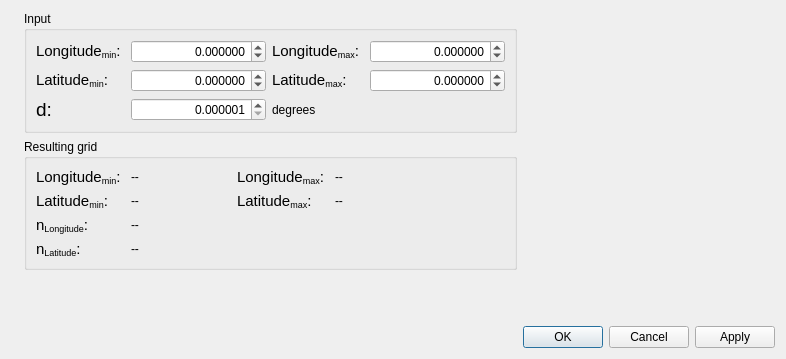
<?xml version="1.0" encoding="UTF-8"?>
<ui version="4.0">
 <class>GridCreatingConditionRectangularRegionLonLatSettingDialog</class>
 <widget class="QDialog" name="GridCreatingConditionRectangularRegionLonLatSettingDialog">
  <property name="geometry">
   <rect>
    <x>0</x>
    <y>0</y>
    <width>786</width>
    <height>359</height>
   </rect>
  </property>
  <property name="windowTitle">
   <string>Grid Creation</string>
  </property>
  <layout class="QVBoxLayout" name="verticalLayout_2">
   <item>
    <layout class="QHBoxLayout" name="horizontalLayout_3">
     <item>
      <widget class="QLabel" name="imageLabel">
       <property name="text">
        <string/>
       </property>
       <property name="pixmap">
        <pixmap resource="rectangularregionlonlat.qrc">:/libs/gridcreatingcondition/rectangularregionlonlat/images/imgGridCreationRectangularLonLat.png</pixmap>
       </property>
      </widget>
     </item>
     <item>
      <layout class="QVBoxLayout" name="verticalLayout">
       <item>
        <widget class="QGroupBox" name="editGroupBox">
         <property name="title">
          <string>Input</string>
         </property>
         <layout class="QGridLayout" name="gridLayout_3" columnstretch="0,1,0,1">
          <item row="0" column="0">
           <widget class="QLabel" name="xMinLabel">
            <property name="text">
             <string notr="true">&lt;!DOCTYPE HTML PUBLIC &quot;-//W3C//DTD HTML 4.0//EN&quot; &quot;http://www.w3.org/TR/REC-html40/strict.dtd&quot;&gt;
&lt;html&gt;&lt;head&gt;&lt;meta name=&quot;qrichtext&quot; content=&quot;1&quot; /&gt;&lt;style type=&quot;text/css&quot;&gt;
p, li { white-space: pre-wrap; }
&lt;/style&gt;&lt;/head&gt;&lt;body style=&quot; font-family:'MS UI Gothic'; font-size:9pt; font-weight:400; font-style:normal;&quot;&gt;
&lt;p style=&quot; margin-top:0px; margin-bottom:0px; margin-left:0px; margin-right:0px; -qt-block-indent:0; text-indent:0px;&quot;&gt;&lt;span style=&quot; font-size:11pt;&quot;&gt;Longitude&lt;/span&gt;&lt;span style=&quot; font-size:11pt; vertical-align:sub;&quot;&gt;min&lt;/span&gt;&lt;span style=&quot; font-size:11pt;&quot;&gt;: &lt;/span&gt;&lt;/p&gt;&lt;/body&gt;&lt;/html&gt;</string>
            </property>
           </widget>
          </item>
          <item row="0" column="1">
           <widget class="QDoubleSpinBox" name="xMinSpinBox">
            <property name="minimumSize">
             <size>
              <width>100</width>
              <height>0</height>
             </size>
            </property>
            <property name="alignment">
             <set>Qt::AlignRight|Qt::AlignTrailing|Qt::AlignVCenter</set>
            </property>
            <property name="decimals">
             <number>6</number>
            </property>
            <property name="minimum">
             <double>-360.000000000000000</double>
            </property>
            <property name="maximum">
             <double>360.000000000000000</double>
            </property>
           </widget>
          </item>
          <item row="0" column="2">
           <widget class="QLabel" name="xMaxLabel">
            <property name="text">
             <string notr="true">&lt;!DOCTYPE HTML PUBLIC &quot;-//W3C//DTD HTML 4.0//EN&quot; &quot;http://www.w3.org/TR/REC-html40/strict.dtd&quot;&gt;
&lt;html&gt;&lt;head&gt;&lt;meta name=&quot;qrichtext&quot; content=&quot;1&quot; /&gt;&lt;style type=&quot;text/css&quot;&gt;
p, li { white-space: pre-wrap; }
&lt;/style&gt;&lt;/head&gt;&lt;body style=&quot; font-family:'MS UI Gothic'; font-size:9pt; font-weight:400; font-style:normal;&quot;&gt;
&lt;p style=&quot; margin-top:0px; margin-bottom:0px; margin-left:0px; margin-right:0px; -qt-block-indent:0; text-indent:0px;&quot;&gt;&lt;span style=&quot; font-size:11pt;&quot;&gt;Longitude&lt;/span&gt;&lt;span style=&quot; font-size:11pt; vertical-align:sub;&quot;&gt;max&lt;/span&gt;&lt;span style=&quot; font-size:11pt;&quot;&gt;: &lt;/span&gt;&lt;/p&gt;&lt;/body&gt;&lt;/html&gt;</string>
            </property>
           </widget>
          </item>
          <item row="0" column="3">
           <widget class="QDoubleSpinBox" name="xMaxSpinBox">
            <property name="minimumSize">
             <size>
              <width>100</width>
              <height>0</height>
             </size>
            </property>
            <property name="alignment">
             <set>Qt::AlignRight|Qt::AlignTrailing|Qt::AlignVCenter</set>
            </property>
            <property name="decimals">
             <number>6</number>
            </property>
            <property name="minimum">
             <double>-360.000000000000000</double>
            </property>
            <property name="maximum">
             <double>360.000000000000000</double>
            </property>
           </widget>
          </item>
          <item row="1" column="0">
           <widget class="QLabel" name="yMinLabel">
            <property name="text">
             <string notr="true">&lt;!DOCTYPE HTML PUBLIC &quot;-//W3C//DTD HTML 4.0//EN&quot; &quot;http://www.w3.org/TR/REC-html40/strict.dtd&quot;&gt;
&lt;html&gt;&lt;head&gt;&lt;meta name=&quot;qrichtext&quot; content=&quot;1&quot; /&gt;&lt;style type=&quot;text/css&quot;&gt;
p, li { white-space: pre-wrap; }
&lt;/style&gt;&lt;/head&gt;&lt;body style=&quot; font-family:'MS UI Gothic'; font-size:9pt; font-weight:400; font-style:normal;&quot;&gt;
&lt;p style=&quot; margin-top:0px; margin-bottom:0px; margin-left:0px; margin-right:0px; -qt-block-indent:0; text-indent:0px;&quot;&gt;&lt;span style=&quot; font-size:11pt;&quot;&gt;Latitude&lt;/span&gt;&lt;span style=&quot; font-size:11pt; vertical-align:sub;&quot;&gt;min&lt;/span&gt;&lt;span style=&quot; font-size:11pt;&quot;&gt;: &lt;/span&gt;&lt;/p&gt;&lt;/body&gt;&lt;/html&gt;</string>
            </property>
           </widget>
          </item>
          <item row="1" column="1">
           <widget class="QDoubleSpinBox" name="yMinSpinBox">
            <property name="minimumSize">
             <size>
              <width>100</width>
              <height>0</height>
             </size>
            </property>
            <property name="alignment">
             <set>Qt::AlignRight|Qt::AlignTrailing|Qt::AlignVCenter</set>
            </property>
            <property name="decimals">
             <number>6</number>
            </property>
            <property name="minimum">
             <double>-180.000000000000000</double>
            </property>
            <property name="maximum">
             <double>180.000000000000000</double>
            </property>
           </widget>
          </item>
          <item row="1" column="2">
           <widget class="QLabel" name="yMaxLabel">
            <property name="text">
             <string notr="true">&lt;!DOCTYPE HTML PUBLIC &quot;-//W3C//DTD HTML 4.0//EN&quot; &quot;http://www.w3.org/TR/REC-html40/strict.dtd&quot;&gt;
&lt;html&gt;&lt;head&gt;&lt;meta name=&quot;qrichtext&quot; content=&quot;1&quot; /&gt;&lt;style type=&quot;text/css&quot;&gt;
p, li { white-space: pre-wrap; }
&lt;/style&gt;&lt;/head&gt;&lt;body style=&quot; font-family:'MS UI Gothic'; font-size:9pt; font-weight:400; font-style:normal;&quot;&gt;
&lt;p style=&quot; margin-top:0px; margin-bottom:0px; margin-left:0px; margin-right:0px; -qt-block-indent:0; text-indent:0px;&quot;&gt;&lt;span style=&quot; font-size:11pt;&quot;&gt;Latitude&lt;/span&gt;&lt;span style=&quot; font-size:11pt; vertical-align:sub;&quot;&gt;max&lt;/span&gt;&lt;span style=&quot; font-size:11pt;&quot;&gt;: &lt;/span&gt;&lt;/p&gt;&lt;/body&gt;&lt;/html&gt;</string>
            </property>
           </widget>
          </item>
          <item row="1" column="3">
           <widget class="QDoubleSpinBox" name="yMaxSpinBox">
            <property name="minimumSize">
             <size>
              <width>100</width>
              <height>0</height>
             </size>
            </property>
            <property name="alignment">
             <set>Qt::AlignRight|Qt::AlignTrailing|Qt::AlignVCenter</set>
            </property>
            <property name="decimals">
             <number>6</number>
            </property>
            <property name="minimum">
             <double>-180.000000000000000</double>
            </property>
            <property name="maximum">
             <double>180.000000000000000</double>
            </property>
           </widget>
          </item>
          <item row="2" column="0">
           <widget class="QLabel" name="dLabel">
            <property name="minimumSize">
             <size>
              <width>60</width>
              <height>0</height>
             </size>
            </property>
            <property name="maximumSize">
             <size>
              <width>60</width>
              <height>16777215</height>
             </size>
            </property>
            <property name="text">
             <string notr="true">&lt;!DOCTYPE HTML PUBLIC &quot;-//W3C//DTD HTML 4.0//EN&quot; &quot;http://www.w3.org/TR/REC-html40/strict.dtd&quot;&gt;
&lt;html&gt;&lt;head&gt;&lt;meta name=&quot;qrichtext&quot; content=&quot;1&quot; /&gt;&lt;style type=&quot;text/css&quot;&gt;
p, li { white-space: pre-wrap; }
&lt;/style&gt;&lt;/head&gt;&lt;body style=&quot; font-family:'MS UI Gothic'; font-size:9pt; font-weight:400; font-style:normal;&quot;&gt;
&lt;p style=&quot; margin-top:0px; margin-bottom:0px; margin-left:0px; margin-right:0px; -qt-block-indent:0; text-indent:0px;&quot;&gt;&lt;span style=&quot; font-size:14pt;&quot;&gt;d: &lt;/span&gt;&lt;/p&gt;&lt;/body&gt;&lt;/html&gt;</string>
            </property>
           </widget>
          </item>
          <item row="2" column="1">
           <widget class="QDoubleSpinBox" name="stepSizeSpinBox">
            <property name="minimumSize">
             <size>
              <width>100</width>
              <height>0</height>
             </size>
            </property>
            <property name="alignment">
             <set>Qt::AlignRight|Qt::AlignTrailing|Qt::AlignVCenter</set>
            </property>
            <property name="decimals">
             <number>6</number>
            </property>
            <property name="minimum">
             <double>0.000001000000000</double>
            </property>
            <property name="maximum">
             <double>180.000000000000000</double>
            </property>
           </widget>
          </item>
          <item row="2" column="2" colspan="2">
           <layout class="QHBoxLayout" name="horizontalLayout">
            <item>
             <widget class="QLabel" name="stepSizeUnitLabel">
              <property name="text">
               <string notr="true">degrees</string>
              </property>
             </widget>
            </item>
            <item>
             <spacer name="horizontalSpacer">
              <property name="orientation">
               <enum>Qt::Horizontal</enum>
              </property>
              <property name="sizeHint" stdset="0">
               <size>
                <width>40</width>
                <height>20</height>
               </size>
              </property>
             </spacer>
            </item>
           </layout>
          </item>
         </layout>
        </widget>
       </item>
       <item>
        <widget class="QGroupBox" name="groupBox">
         <property name="title">
          <string>Resulting grid</string>
         </property>
         <layout class="QHBoxLayout" name="horizontalLayout_2">
          <item>
           <layout class="QGridLayout" name="gridLayout" rowstretch="0,0,0,0" columnstretch="0,1,0,1">
            <item row="0" column="0">
             <widget class="QLabel" name="xMinLabel_2">
              <property name="text">
               <string notr="true">&lt;!DOCTYPE HTML PUBLIC &quot;-//W3C//DTD HTML 4.0//EN&quot; &quot;http://www.w3.org/TR/REC-html40/strict.dtd&quot;&gt;
&lt;html&gt;&lt;head&gt;&lt;meta name=&quot;qrichtext&quot; content=&quot;1&quot; /&gt;&lt;style type=&quot;text/css&quot;&gt;
p, li { white-space: pre-wrap; }
&lt;/style&gt;&lt;/head&gt;&lt;body style=&quot; font-family:'MS UI Gothic'; font-size:9pt; font-weight:400; font-style:normal;&quot;&gt;
&lt;p style=&quot; margin-top:0px; margin-bottom:0px; margin-left:0px; margin-right:0px; -qt-block-indent:0; text-indent:0px;&quot;&gt;&lt;span style=&quot; font-size:11pt;&quot;&gt;Longitude&lt;/span&gt;&lt;span style=&quot; font-size:11pt; vertical-align:sub;&quot;&gt;min&lt;/span&gt;&lt;span style=&quot; font-size:11pt;&quot;&gt;: &lt;/span&gt;&lt;/p&gt;&lt;/body&gt;&lt;/html&gt;</string>
              </property>
             </widget>
            </item>
            <item row="0" column="1">
             <widget class="RealNumberDisplayLabel" name="resultXMinDisplay">
              <property name="minimumSize">
               <size>
                <width>100</width>
                <height>0</height>
               </size>
              </property>
              <property name="text">
               <string>--</string>
              </property>
             </widget>
            </item>
            <item row="0" column="2">
             <widget class="QLabel" name="xMaxLabel_2">
              <property name="text">
               <string notr="true">&lt;!DOCTYPE HTML PUBLIC &quot;-//W3C//DTD HTML 4.0//EN&quot; &quot;http://www.w3.org/TR/REC-html40/strict.dtd&quot;&gt;
&lt;html&gt;&lt;head&gt;&lt;meta name=&quot;qrichtext&quot; content=&quot;1&quot; /&gt;&lt;style type=&quot;text/css&quot;&gt;
p, li { white-space: pre-wrap; }
&lt;/style&gt;&lt;/head&gt;&lt;body style=&quot; font-family:'MS UI Gothic'; font-size:9pt; font-weight:400; font-style:normal;&quot;&gt;
&lt;p style=&quot; margin-top:0px; margin-bottom:0px; margin-left:0px; margin-right:0px; -qt-block-indent:0; text-indent:0px;&quot;&gt;&lt;span style=&quot; font-size:11pt;&quot;&gt;Longitude&lt;/span&gt;&lt;span style=&quot; font-size:11pt; vertical-align:sub;&quot;&gt;max&lt;/span&gt;&lt;span style=&quot; font-size:11pt;&quot;&gt;: &lt;/span&gt;&lt;/p&gt;&lt;/body&gt;&lt;/html&gt;</string>
              </property>
             </widget>
            </item>
            <item row="0" column="3">
             <widget class="RealNumberDisplayLabel" name="resultXMaxDisplay">
              <property name="minimumSize">
               <size>
                <width>100</width>
                <height>0</height>
               </size>
              </property>
              <property name="text">
               <string>--</string>
              </property>
             </widget>
            </item>
            <item row="1" column="0">
             <widget class="QLabel" name="yMinLabel_2">
              <property name="text">
               <string notr="true">&lt;!DOCTYPE HTML PUBLIC &quot;-//W3C//DTD HTML 4.0//EN&quot; &quot;http://www.w3.org/TR/REC-html40/strict.dtd&quot;&gt;
&lt;html&gt;&lt;head&gt;&lt;meta name=&quot;qrichtext&quot; content=&quot;1&quot; /&gt;&lt;style type=&quot;text/css&quot;&gt;
p, li { white-space: pre-wrap; }
&lt;/style&gt;&lt;/head&gt;&lt;body style=&quot; font-family:'MS UI Gothic'; font-size:9pt; font-weight:400; font-style:normal;&quot;&gt;
&lt;p style=&quot; margin-top:0px; margin-bottom:0px; margin-left:0px; margin-right:0px; -qt-block-indent:0; text-indent:0px;&quot;&gt;&lt;span style=&quot; font-size:11pt;&quot;&gt;Latitude&lt;/span&gt;&lt;span style=&quot; font-size:11pt; vertical-align:sub;&quot;&gt;min&lt;/span&gt;&lt;span style=&quot; font-size:11pt;&quot;&gt;: &lt;/span&gt;&lt;/p&gt;&lt;/body&gt;&lt;/html&gt;</string>
              </property>
             </widget>
            </item>
            <item row="1" column="1">
             <widget class="RealNumberDisplayLabel" name="resultYMinDisplay">
              <property name="text">
               <string>--</string>
              </property>
             </widget>
            </item>
            <item row="1" column="2">
             <widget class="QLabel" name="yMaxLabel_2">
              <property name="text">
               <string notr="true">&lt;!DOCTYPE HTML PUBLIC &quot;-//W3C//DTD HTML 4.0//EN&quot; &quot;http://www.w3.org/TR/REC-html40/strict.dtd&quot;&gt;
&lt;html&gt;&lt;head&gt;&lt;meta name=&quot;qrichtext&quot; content=&quot;1&quot; /&gt;&lt;style type=&quot;text/css&quot;&gt;
p, li { white-space: pre-wrap; }
&lt;/style&gt;&lt;/head&gt;&lt;body style=&quot; font-family:'MS UI Gothic'; font-size:9pt; font-weight:400; font-style:normal;&quot;&gt;
&lt;p style=&quot; margin-top:0px; margin-bottom:0px; margin-left:0px; margin-right:0px; -qt-block-indent:0; text-indent:0px;&quot;&gt;&lt;span style=&quot; font-size:11pt;&quot;&gt;Latitude&lt;/span&gt;&lt;span style=&quot; font-size:11pt; vertical-align:sub;&quot;&gt;max&lt;/span&gt;&lt;span style=&quot; font-size:11pt;&quot;&gt;: &lt;/span&gt;&lt;/p&gt;&lt;/body&gt;&lt;/html&gt;</string>
              </property>
             </widget>
            </item>
            <item row="1" column="3">
             <widget class="RealNumberDisplayLabel" name="resultYMaxDisplay">
              <property name="text">
               <string>--</string>
              </property>
             </widget>
            </item>
            <item row="2" column="0">
             <widget class="QLabel" name="nXLabel">
              <property name="text">
               <string notr="true">&lt;!DOCTYPE HTML PUBLIC &quot;-//W3C//DTD HTML 4.0//EN&quot; &quot;http://www.w3.org/TR/REC-html40/strict.dtd&quot;&gt;
&lt;html&gt;&lt;head&gt;&lt;meta name=&quot;qrichtext&quot; content=&quot;1&quot; /&gt;&lt;style type=&quot;text/css&quot;&gt;
p, li { white-space: pre-wrap; }
&lt;/style&gt;&lt;/head&gt;&lt;body style=&quot; font-family:'MS UI Gothic'; font-size:9pt; font-weight:400; font-style:normal;&quot;&gt;
&lt;p style=&quot; margin-top:0px; margin-bottom:0px; margin-left:0px; margin-right:0px; -qt-block-indent:0; text-indent:0px;&quot;&gt;&lt;span style=&quot; font-size:11pt;&quot;&gt;n&lt;/span&gt;&lt;span style=&quot; font-size:11pt; vertical-align:sub;&quot;&gt;Longitude&lt;/span&gt;&lt;span style=&quot; font-size:11pt;&quot;&gt;: &lt;/span&gt;&lt;/p&gt;&lt;/body&gt;&lt;/html&gt;</string>
              </property>
             </widget>
            </item>
            <item row="2" column="1">
             <widget class="IntegerNumberDisplayLabel" name="resultINumDisplay">
              <property name="text">
               <string>--</string>
              </property>
             </widget>
            </item>
            <item row="3" column="0">
             <widget class="QLabel" name="nYLabel">
              <property name="text">
               <string notr="true">&lt;!DOCTYPE HTML PUBLIC &quot;-//W3C//DTD HTML 4.0//EN&quot; &quot;http://www.w3.org/TR/REC-html40/strict.dtd&quot;&gt;
&lt;html&gt;&lt;head&gt;&lt;meta name=&quot;qrichtext&quot; content=&quot;1&quot; /&gt;&lt;style type=&quot;text/css&quot;&gt;
p, li { white-space: pre-wrap; }
&lt;/style&gt;&lt;/head&gt;&lt;body style=&quot; font-family:'MS UI Gothic'; font-size:9pt; font-weight:400; font-style:normal;&quot;&gt;
&lt;p style=&quot; margin-top:0px; margin-bottom:0px; margin-left:0px; margin-right:0px; -qt-block-indent:0; text-indent:0px;&quot;&gt;&lt;span style=&quot; font-size:11pt;&quot;&gt;n&lt;/span&gt;&lt;span style=&quot; font-size:11pt; vertical-align:sub;&quot;&gt;Latitude&lt;/span&gt;&lt;span style=&quot; font-size:11pt;&quot;&gt;: &lt;/span&gt;&lt;/p&gt;&lt;/body&gt;&lt;/html&gt;</string>
              </property>
             </widget>
            </item>
            <item row="3" column="1">
             <widget class="IntegerNumberDisplayLabel" name="resultJNumDisplay">
              <property name="text">
               <string>--</string>
              </property>
             </widget>
            </item>
           </layout>
          </item>
          <item>
           <spacer name="horizontalSpacer_4">
            <property name="orientation">
             <enum>Qt::Horizontal</enum>
            </property>
            <property name="sizeHint" stdset="0">
             <size>
              <width>70</width>
              <height>20</height>
             </size>
            </property>
           </spacer>
          </item>
         </layout>
        </widget>
       </item>
       <item>
        <spacer name="verticalSpacer_2">
         <property name="orientation">
          <enum>Qt::Vertical</enum>
         </property>
         <property name="sizeHint" stdset="0">
          <size>
           <width>20</width>
           <height>40</height>
          </size>
         </property>
        </spacer>
       </item>
      </layout>
     </item>
     <item>
      <spacer name="horizontalSpacer_6">
       <property name="orientation">
        <enum>Qt::Horizontal</enum>
       </property>
       <property name="sizeHint" stdset="0">
        <size>
         <width>31</width>
         <height>48</height>
        </size>
       </property>
      </spacer>
     </item>
    </layout>
   </item>
   <item>
    <spacer name="verticalSpacer_3">
     <property name="orientation">
      <enum>Qt::Vertical</enum>
     </property>
     <property name="sizeHint" stdset="0">
      <size>
       <width>20</width>
       <height>0</height>
      </size>
     </property>
    </spacer>
   </item>
   <item>
    <widget class="QDialogButtonBox" name="buttonBox">
     <property name="orientation">
      <enum>Qt::Horizontal</enum>
     </property>
     <property name="standardButtons">
      <set>QDialogButtonBox::Apply|QDialogButtonBox::Cancel|QDialogButtonBox::Ok</set>
     </property>
    </widget>
   </item>
  </layout>
 </widget>
 <customwidgets>
  <customwidget>
   <class>RealNumberDisplayLabel</class>
   <extends>QLabel</extends>
   <header>guibase/widget/realnumberdisplaylabel.h</header>
  </customwidget>
  <customwidget>
   <class>IntegerNumberDisplayLabel</class>
   <extends>QLabel</extends>
   <header>guibase/widget/integernumberdisplaylabel.h</header>
  </customwidget>
 </customwidgets>
 <resources>
  <include location="rectangularregionlonlat.qrc"/>
 </resources>
 <connections>
  <connection>
   <sender>buttonBox</sender>
   <signal>accepted()</signal>
   <receiver>GridCreatingConditionRectangularRegionLonLatSettingDialog</receiver>
   <slot>accept()</slot>
   <hints>
    <hint type="sourcelabel">
     <x>248</x>
     <y>254</y>
    </hint>
    <hint type="destinationlabel">
     <x>157</x>
     <y>274</y>
    </hint>
   </hints>
  </connection>
  <connection>
   <sender>buttonBox</sender>
   <signal>rejected()</signal>
   <receiver>GridCreatingConditionRectangularRegionLonLatSettingDialog</receiver>
   <slot>reject()</slot>
   <hints>
    <hint type="sourcelabel">
     <x>316</x>
     <y>260</y>
    </hint>
    <hint type="destinationlabel">
     <x>286</x>
     <y>274</y>
    </hint>
   </hints>
  </connection>
 </connections>
</ui>
